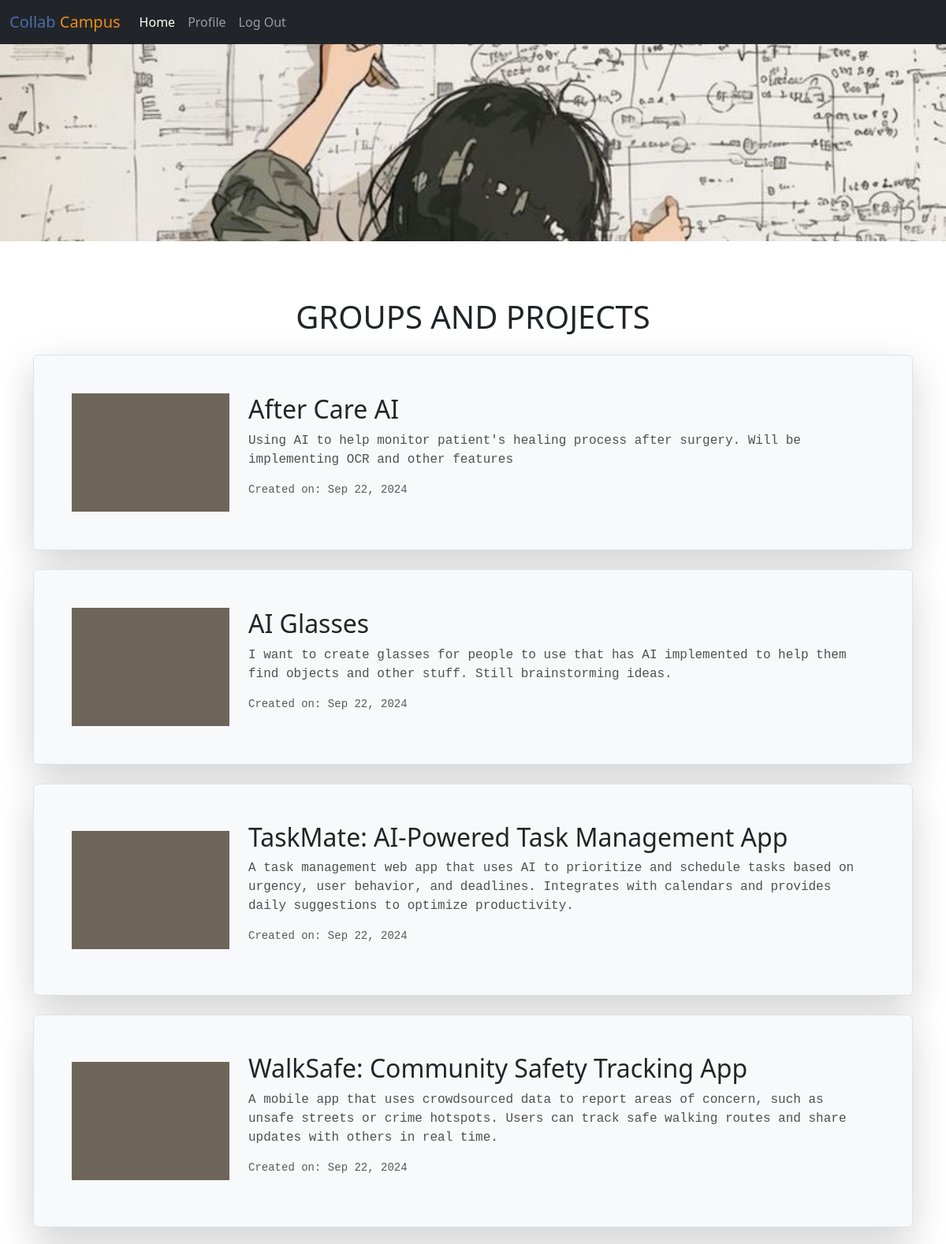
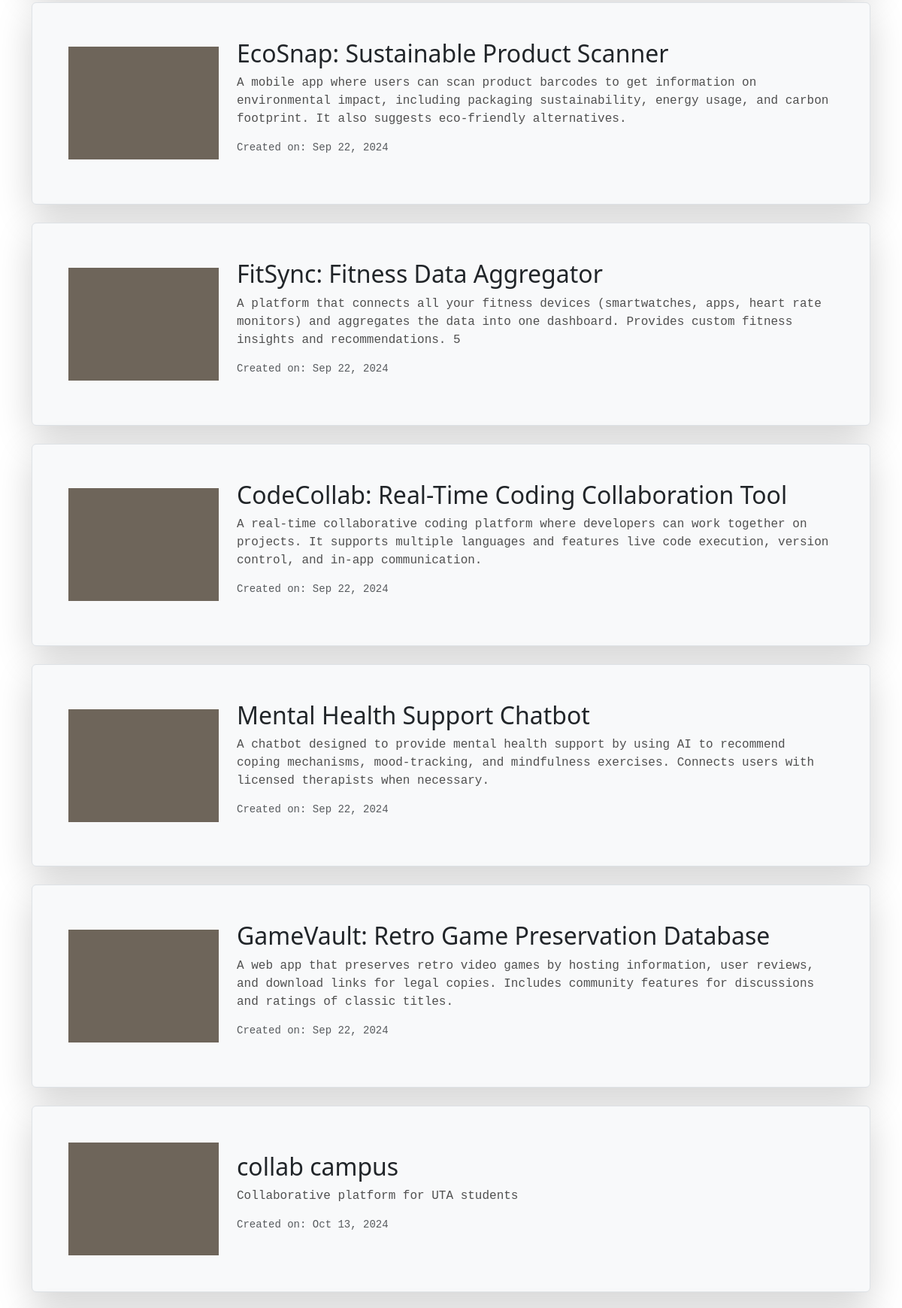
Screenshot of / (signed in, upper part) with the database file from the repository (2 pictures, top to bottom).
### collabCampus/models.py (models this page shows, shortened)
class Project(models.Model):
    owner = models.ForeignKey(User, on_delete=models.CASCADE, related_name='owned_projects')
    title = models.CharField(max_length=100)
    description = models.TextField(max_length=2000)
    discord_link = models.URLField(max_length=200,blank=True, null=True)
    image = models.ImageField(upload_to='project_images/', blank=True, null=True)
    created_at = models.DateTimeField(auto_now_add=True)

### collabCampus/views.py (the view)
# urls.py: path('',views.Home,name='home'),
def Home(request):
    projects = Project.objects.all()
    return render(request,'home.html',{
        'projects': projects
    })

### collabCampus/templates/home.html
{% extends 'base.html' %}
{% block content %}
    <div class="container mt-5">
        {% if user.is_authenticated %}
            {% if projects %}
                <h1 class="text-center mb-4">GROUPS AND PROJECTS</h1>
                <div class="row">
                    {% for project in projects %}
                        <div class="col-12 mb-4 d-flex align-items-center p-5 border bg-light shadow-lg hover-shadow rounded">
                            <div class="project-image" style="width: 200px; height: 150px; flex-shrink: 0;">
                                {% if project.image %}
                                    <img src="{{ project.image.url }}" alt="Project Image" class="img-fluid" style="max-height: 150px;">
                                {% else %}
                                    <div style="background-color: rgb(110, 101, 90); width: 200px; height: 150px;"></div>
                                {% endif %}
                            </div>
                            <div class="project-details ms-4">
                                <h2><a href="{% url 'Projects' project.pk %}" class="text-decoration-none text-reset">{{ project.title }}</a></h2>
                                <p>{{ project.description }}</p>
                                <p class="text-muted small">Created on: {{ project.created_at|date:"M d, Y" }}</p>
                            </div>
                        </div>
                    {% endfor %}
                </div>
            {% else %}
                <h2>No Projects Found</h2>
            {% endif %}
        {% else %}
            <div class="text-center mt-5">
                {% include 'mainPage.html'  %}
            </div>
        {% endif %}
    </div>
{% endblock %}

### collabCampus/templates/banner.html (style rules this page uses)
p { font-family: Courier new; color: rgb(80,80,80); }

### rows the page displays
Project: title "After Care AI", description "Using AI to help monitor patient's healing process after surgery. Will be implementing OCR and other features", created_at "Sep 22, 2024"
Project: title "AI Glasses", description "I want to create glasses for people to use that has AI implemented to help them find objects and other stuff. Still brainstorming ideas.", created_at "Sep 22, 2024"
Project: title "TaskMate: AI-Powered Task Management App", description "A task management web app that uses AI to prioritize and schedule tasks based on urgency, user behavior, and deadlines. Integrates with calendars and provides daily suggestions to optimize productivity.", created_at "Sep 22, 2024"
Project: title "WalkSafe: Community Safety Tracking App", description "A mobile app that uses crowdsourced data to report areas of concern, such as unsafe streets or crime hotspots. Users can track safe walking routes and share updates with others in real time.", created_at "Sep 22, 2024"
Project: title "EcoSnap: Sustainable Product Scanner", description "A mobile app where users can scan product barcodes to get information on environmental impact, including packaging sustainability, energy usage, and carbon footprint. It also suggests eco-friendly alternatives.", created_at "Sep 22, 2024"
Project: title "FitSync: Fitness Data Aggregator", description "A platform that connects all your fitness devices (smartwatches, apps, heart rate monitors) and aggregates the data into one dashboard. Provides custom fitness insights and recommendations. 5", created_at "Sep 22, 2024"
Project: title "CodeCollab: Real-Time Coding Collaboration Tool", description "A real-time collaborative coding platform where developers can work together on projects. It supports multiple languages and features live code execution, version control, and in-app communication.", created_at "Sep 22, 2024"
Project: title "Mental Health Support Chatbot", description "A chatbot designed to provide mental health support by using AI to recommend coping mechanisms, mood-tracking, and mindfulness exercises. Connects users with licensed therapists when necessary.", created_at "Sep 22, 2024"
Project: title "GameVault: Retro Game Preservation Database", description "A web app that preserves retro video games by hosting information, user reviews, and download links for legal copies. Includes community features for discussions and ratings of classic titles.", created_at "Sep 22, 2024"
Project: title "collab campus", description "Collaborative platform for UTA students", created_at "Oct 13, 2024"
